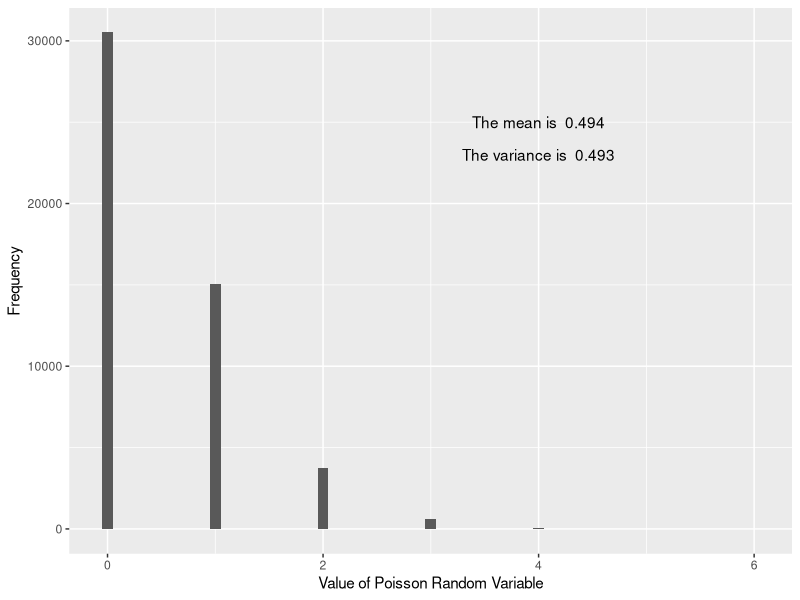
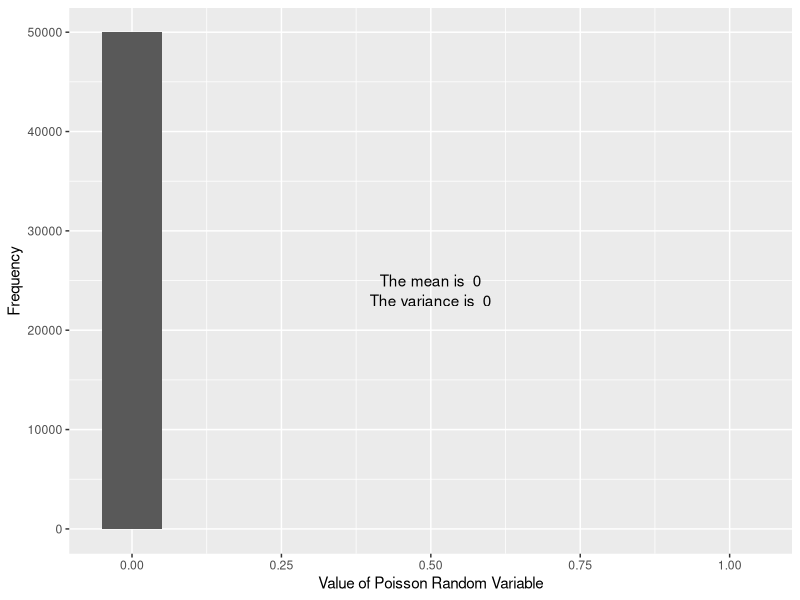
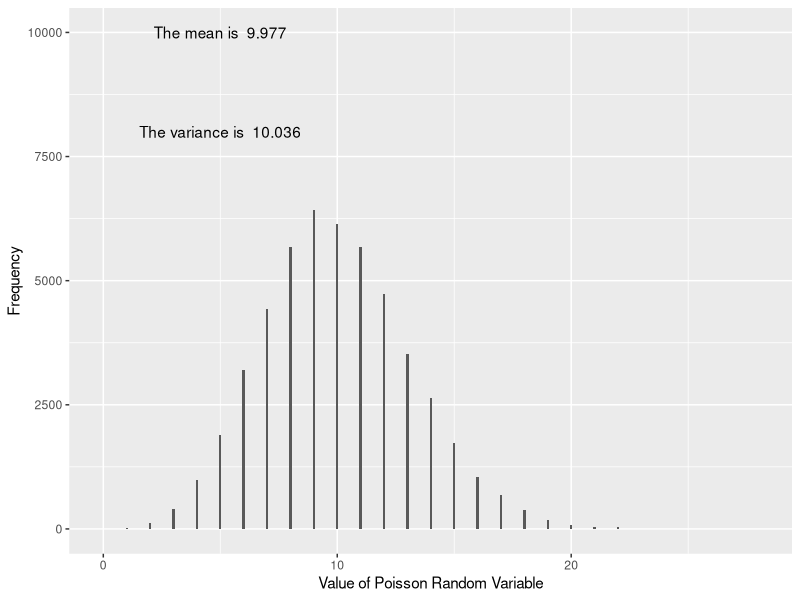
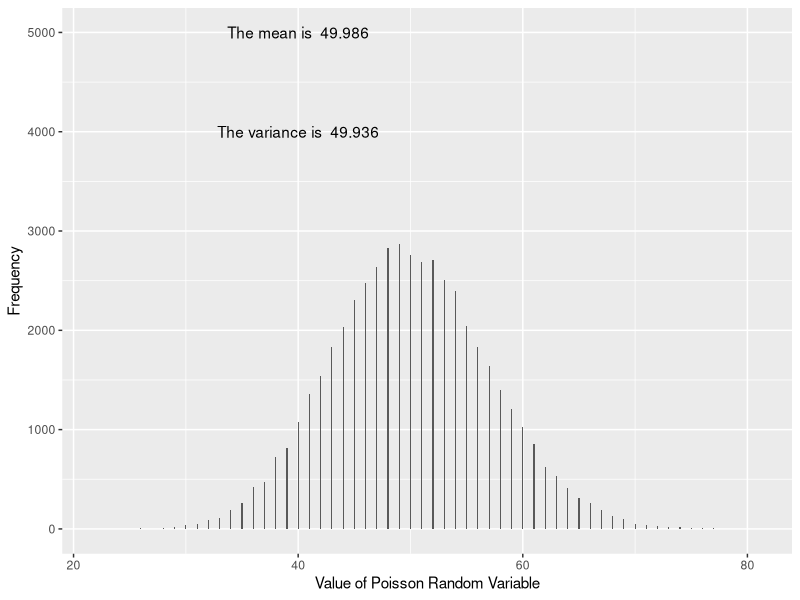

These charts were generated, in order, by the following R code:
## ---- chunk 1
knitr::opts_chunk$set(echo = TRUE)
## ---- chunk 2
library(tidyverse)
## ---- chunk 3
#Generate a random sample
num_samples <- 50000
set.seed(123) #This random number seeds allows us to get the same "random" results
poisson_values <- rpois(n = num_samples, lambda = 0.5)
set.seed(NULL)

#Store data as data frame so it can be used with ggplot
df <- data.frame(X = poisson_values)

#Create Plot
ggplot(data = df, mapping = aes(x = X)) +
  geom_histogram(binwidth = 0.1) + 
  annotate("text", x = 4, y = 25000, label= paste("The mean is ", round(mean(df$X), digits = 3))) + 
  annotate("text", x = 4, y = 23000, label= paste("The variance is ", round(var(df$X), digits = 3))) +
  labs(y = "Frequency",
       x = "Value of Poisson Random Variable")
## ---- chunk 4
#Generate a random sample
num_samples <- 50000
set.seed(123) #This random number seeds allows us to get the same "random" results
poisson_values <- rpois(n = num_samples, lambda = 0.0005)
set.seed(NULL)

#Store data as data frame so it can be used with ggplot
df <- data.frame(X = poisson_values)

#Create Plot
ggplot(data = df, mapping = aes(x = X)) +
  geom_histogram(binwidth = 0.1) + 
  annotate("text", x = .5, y = 25000, label= paste("The mean is ", round(mean(df$X), digits = 3))) + 
  annotate("text", x = .5, y = 23000, label= paste("The variance is ", round(var(df$X), digits = 3))) +
  labs(y = "Frequency",
       x = "Value of Poisson Random Variable")
## ---- chunk 5
#Generate a random sample
num_samples <- 50000
set.seed(123) #This random number seeds allows us to get the same "random" results
poisson_values <- rpois(n = num_samples, lambda = 10)
set.seed(NULL)

#Store data as data frame so it can be used with ggplot
df <- data.frame(X = poisson_values)

#Create Plot
ggplot(data = df, mapping = aes(x = X)) +
  geom_histogram(binwidth = 0.1) + 
  annotate("text", x = 5, y = 10000, label= paste("The mean is ", round(mean(df$X), digits = 3))) + 
  annotate("text", x = 5, y = 8000, label= paste("The variance is ", round(var(df$X), digits = 3))) +
  labs(y = "Frequency",
       x = "Value of Poisson Random Variable")
## ---- chunk 6
#Generate a random sample
num_samples <- 50000
set.seed(123) #This random number seeds allows us to get the same "random" results
poisson_values <- rpois(n = num_samples, lambda = 50)
set.seed(NULL)

#Store data as data frame so it can be used with ggplot
df <- data.frame(X = poisson_values)

#Create Plot
ggplot(data = df, mapping = aes(x = X)) +
  geom_histogram(binwidth = 0.1) + 
  annotate("text", x = 40, y = 5000, label= paste("The mean is ", round(mean(df$X), digits = 3))) + 
  annotate("text", x = 40, y = 4000, label= paste("The variance is ", round(var(df$X), digits = 3))) +
  labs(y = "Frequency",
       x = "Value of Poisson Random Variable")
